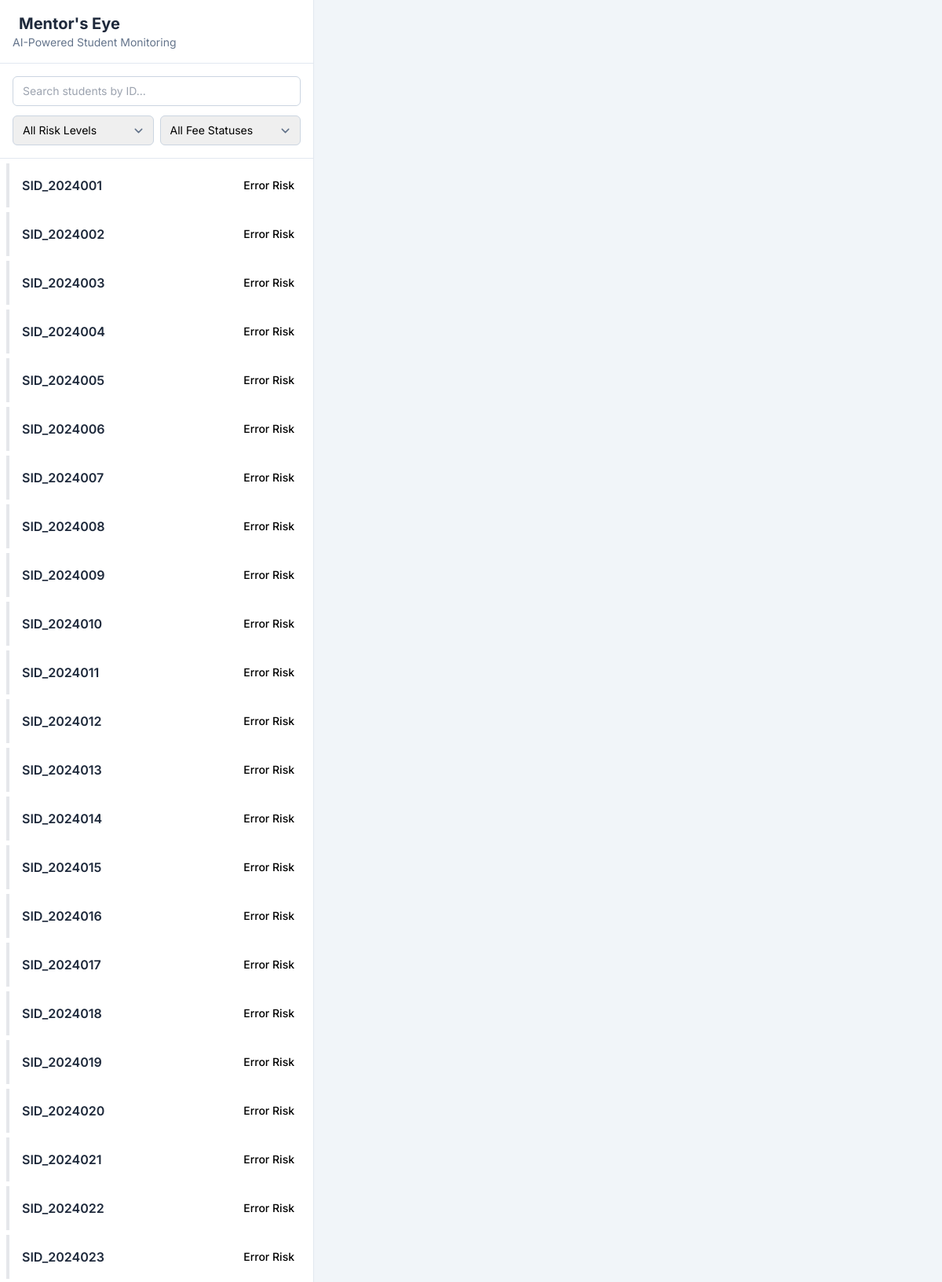
The page / (signed in, upper part) on the database its author committed.
### tables this page shows
CREATE TABLE "students" (
"StudentID" TEXT,
  "AttendancePercentage" INTEGER,
  "AverageScore" REAL,
  "FeeStatus" TEXT,
  "LMS_Logins_Per_Week" INTEGER,
  "MidtermGrade" REAL,
  "ScholarshipHolder" INTEGER,
  "Target" TEXT,
  "Email" TEXT,
  "Phone" TEXT,
  "ReportingPeriod" INTEGER
);

### app.py (the view)
@app.route('/')
def dashboard():
    if not session.get('logged_in'):
        return redirect(url_for('login'))
    conn = get_db_connection()
    if conn is None:
        return "Error: Database connection failed.", 500
    try:
        query = """
            SELECT s.*
            FROM students s
            INNER JOIN (
                SELECT StudentID, MAX(ReportingPeriod) as MaxPeriod
                FROM students
                GROUP BY StudentID
            ) sm ON s.StudentID = sm.StudentID AND s.ReportingPeriod = sm.MaxPeriod;
        """
        latest_student_records = conn.execute(query).fetchall()
        conn.close()
    except sqlite3.OperationalError:
         return "Error: The 'students' table was not found. Please run the `migrate_data.py` script first.", 500
    students_with_risk = []
    for row in latest_student_records:
        student = dict(row) # Convert the database row to a dictionary
        risk_profile = get_risk_profile(student)
        students_with_risk.append({**student, "risk": risk_profile})
    students_with_risk.sort(key=lambda x: x['risk']['score'], reverse=True)
    return render_template('index.html', student_data=students_with_risk, user_email=session.get('email'))

### app.py (called while the page is built)
def get_db_connection():
    try:
        conn = sqlite3.connect(DB_FILE)
        conn.row_factory = sqlite3.Row
        return conn
    except sqlite3.Error as e:
        print(f"FATAL ERROR: Could not connect to database '{DB_FILE}': {e}")
        return None

### predict.py (called while the page is built, shortened)
def get_risk_profile(student_data):
    if not all([model, scaler, le, model_columns]):
        return {
            "level": "Error", "score": 0,
            "probabilities": {}, "factors": [{"text": "Model not loaded", "importance": 1}]
        }

### templates/index.html (shortened to what this page needs)
<!DOCTYPE html>
<html lang="en">
<head>
    <script src="https://cdn.tailwindcss.com"></script>
</head>
<body class="flex h-screen overflow-hidden">
    <aside class="w-full md:w-1/3 max-w-md bg-white border-r border-slate-200 flex flex-col h-full">
        <div class="p-4 border-b border-slate-200">
            <h1 class="text-xl font-bold text-slate-800 flex items-center gap-2"> Mentor's Eye</h1>
            <p class="text-sm text-slate-500">AI-Powered Student Monitoring</p>
        </div>
        <div class="p-4 space-y-3 border-b border-slate-200">
            <input type="text" id="searchInput" onkeyup="applyFilters()" placeholder="Search students by ID..." class="w-full px-3 py-2 text-sm border border-slate-300 rounded-md focus:outline-none focus:ring-2 focus:ring-blue-500">
            <div class="grid grid-cols-2 gap-2 text-sm">
                <select id="riskFilter" onchange="applyFilters()" class="w-full px-3 py-2 border border-slate-300 rounded-md focus:outline-none focus:ring-2 focus:ring-blue-500 filter-select">
                    <option value="all">All Risk Levels</option><option value="High">High Risk</option><option value="Medium">Medium Risk</option><option value="Low">Low Risk</option>
                </select>
                <select id="feeFilter" onchange="applyFilters()" class="w-full px-3 py-2 border border-slate-300 rounded-md focus:outline-none focus:ring-2 focus:ring-blue-500 filter-select">
                    <option value="all">All Fee Statuses</option><option value="Overdue">Overdue</option><option value="Due">Due</option><option value="Paid">Paid</option>
                </select>
            </div>
        </div>
        <div class="flex-1 overflow-y-auto sidebar-scrollbar" id="studentListContainer">
             <div id="studentList">
                {% for student in student_data %}
                    {% set risk = student.risk %}
                    {% set risk_color_classes = {'High': 'border-red-500 bg-red-50', 'Medium': 'border-amber-400 bg-amber-50', 'Low': 'border-emerald-500 bg-emerald-50'} %}
                    {% set risk_text_color_classes = {'High': 'text-red-600', 'Medium': 'text-amber-600', 'Low': 'text-emerald-600'} %}
                    <div class="student-card p-4 mx-2 my-1.5 border-l-4 {{ risk_color_classes[risk.level] }} rounded-r-lg cursor-pointer hover:shadow-md hover:border-blue-500 transition-all duration-200"
                        onclick="showDetails('{{ student.StudentID }}')"
                        data-student-id="{{ student.StudentID }}" data-risk-level="{{ risk.level }}" data-fee-status="{{ student.FeeStatus }}">
                        <div class="flex justify-between items-center"><p class="font-semibold text-slate-800">{{ student.StudentID }}</p><div class="flex items-center gap-2 text-sm font-medium {{ risk_text_color_classes[risk.level] }}">{{ risk.level }} Risk</div></div>
                    </div>
                {% endfor %}
             </div>
        </div>
    </aside>
    <main class="flex-1 bg-slate-100 p-6 md:p-8 overflow-y-auto">
        <div id="welcomeView" class="flex flex-col items-center justify-center h-full text-center">
        </div>
    </main>
</body>
</html>

### templates/index.html (style rules this page uses)
body { font-family: 'Inter', sans-serif; background-color: #f1f5f9; }
.filter-select { background-position: right 0.5rem center; background-repeat: no-repeat; background-size: 1.5em 1.5em; padding-right: 2.5rem; -webkit-appearance: none; -moz-appearance: none; appearance: none; }

### rows shown on the page
students: StudentID "SID_2024001", level "Error"
students: StudentID "SID_2024002", level "Error"
students: StudentID "SID_2024003", level "Error"
students: StudentID "SID_2024004", level "Error"
students: StudentID "SID_2024005", level "Error"
students: StudentID "SID_2024006", level "Error"
students: StudentID "SID_2024007", level "Error"
students: StudentID "SID_2024008", level "Error"
students: StudentID "SID_2024009", level "Error"
students: StudentID "SID_2024010", level "Error"
students: StudentID "SID_2024011", level "Error"
students: StudentID "SID_2024012", level "Error"
students: StudentID "SID_2024013", level "Error"
students: StudentID "SID_2024014", level "Error"
students: StudentID "SID_2024015", level "Error"
students: StudentID "SID_2024016", level "Error"
students: StudentID "SID_2024017", level "Error"
students: StudentID "SID_2024018", level "Error"
students: StudentID "SID_2024019", level "Error"
students: StudentID "SID_2024020", level "Error"
students: StudentID "SID_2024021", level "Error"
students: StudentID "SID_2024022", level "Error"
students: StudentID "SID_2024023", level "Error"
